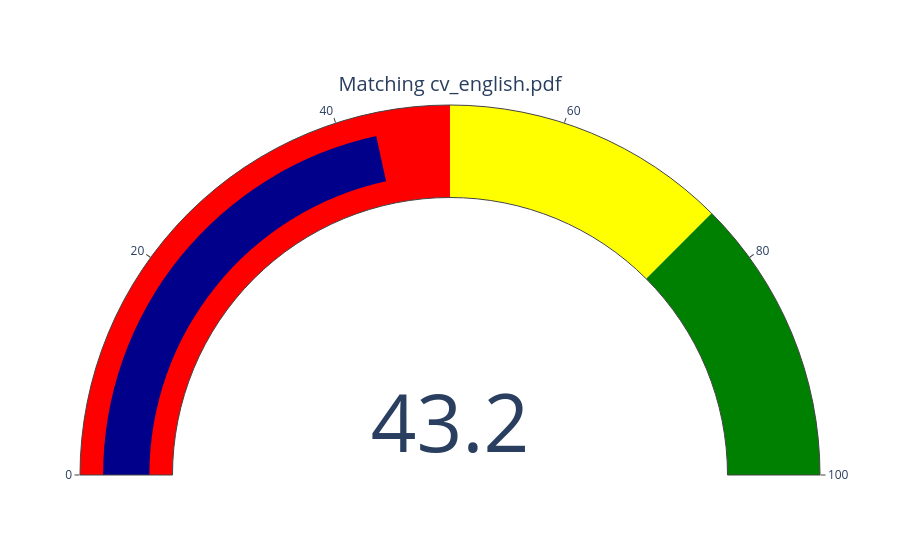

The notebook cell this image was saved under:
### Code cell
import plotly.graph_objects as go
from gensim.models import Doc2Vec
# Charger le modèle Doc2Vec
model = Doc2Vec.load("/home/onyxia/work/skill_match/models/doc2vec_model_cv_job")

# Calculer le score pour chaque CV de test et afficher le gauge
for fname, cv_text in cv_texts_test.items():
    score = compute_matching_score(model, job_text_clean, cv_text)
    print(f"{fname} → Score de matching : {score:.2f}")

    fig = go.Figure(go.Indicator(
        mode="gauge+number",
        value=score * 100,  # convertir en %
        title={'text': f"Matching {fname}"},
        gauge={
            'axis': {'range': [0, 100]},
            'bar': {'color': "darkblue"},
            'steps': [
                {'range': [0, 50], 'color': "red"},
                {'range': [50, 75], 'color': "yellow"},
                {'range': [75, 100], 'color': "green"}],
        }
    ))
    fig.show()

### Figure 1 — Plotly figure (JSON) as saved in the notebook; plotly's stock layout.template omitted (floating-point values rounded to 4 significant figures)
{"data": [{"gauge": {"axis": {"range": [0, 100]}, "bar": {"color": "darkblue"}, "steps": [{"color": "red", "range": [0, 50]}, {"color": "yellow", "range": [50, 75]}, {"color": "green", "range": [75, 100]}]}, "mode": "gauge+number", "title": {"text": "Matching cv_english.pdf"}, "type": "indicator", "value": 43.18}], "layout": {}}
